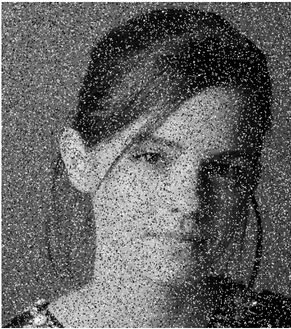
#> input picture saved_results/question8_input.png, 291 x 329 px, shrunk from 588 x 666 before the run
$ python question8_denoise_salt_pepper.py -i ../saved_results/question8_input.png
#> lines starting #> are read from the running program, lines starting #| are printed output that depends on the picture; long printed decimals are rounded
import cv2
import numpy as np
from pathlib import Path
from PIL import Image

try:
    import fitz
except ImportError:
    fitz = None


def extract_figure4_from_pdf(pdf_path: Path, out_path: Path) -> bool:
    if fitz is None:
        return False
    doc = fitz.open(str(pdf_path))
    # Search all pages for the label "Figure 4"
    for page_index, page in enumerate(doc):
        rects = page.search_for('Figure 4')
        if not rects:
            rects = page.search_for('Figure4')
        if rects:
            rect = rects[0]
            margin = fitz.Rect(-50, -300, 50, 50)
            clip = rect + margin
            pix = page.get_pixmap(matrix=fitz.Matrix(3, 3), clip=clip)
            pix.save(str(out_path))
            return True
    # fallback: render page 4 entirely
    if len(doc) >= 4:
        page = doc[3]
        pix = page.get_pixmap(matrix=fitz.Matrix(2, 2))
        pix.save(str(out_path))
        return True
    return False


def load_noisy_image(root: Path, filename: str | None = None) -> np.ndarray:
#> called with filename = '../saved_results/question8_input.png'
    candidates = []
    if filename:
        candidates.append(root / filename)
    candidates.extend([
        root / 'question8_input.png',
        root.parent / 'saved_results' / 'question8_input.png',
        root / 'page3_fig4_crop_auto2.png',
        root / 'page3_fig4_crop.png',
        root / 'page4_render.png',
    ])
    for candidate in candidates:
        if candidate.exists():
            image = cv2.imread(str(candidate), cv2.IMREAD_GRAYSCALE)
#> image is the input picture: shape (329, 291); min 0, max 255, mean 100
            if image is not None:
                return image
    pdf_path = root / 'it5437_2026_assignment_01.pdf'
    if pdf_path.exists() and fitz is not None:
        if extract_figure4_from_pdf(pdf_path, root / 'question8_input.png'):
            return cv2.imread(str(root / 'question8_input.png'), cv2.IMREAD_GRAYSCALE)
    filename_msg = f' or {filename}' if filename else ''
    raise FileNotFoundError(f'Cannot find Figure 4 input image{filename_msg}. Place the salt-and-pepper image as question8_input.png in the assignment folder.')


def apply_gaussian_smoothing(image: np.ndarray, ksize: int = 5, sigma: float = 1.0) -> np.ndarray:
#> called with ksize = 5, sigma = 1
    return cv2.GaussianBlur(image, (ksize, ksize), sigmaX=sigma)
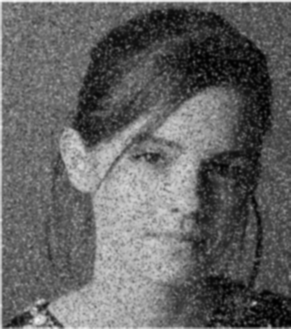
#> returned value: shape (329, 291); min 0, max 248, mean 99.7


def apply_median_filter(image: np.ndarray, ksize: int = 5) -> np.ndarray:
#> called with ksize = 5
    return cv2.medianBlur(image, ksize)
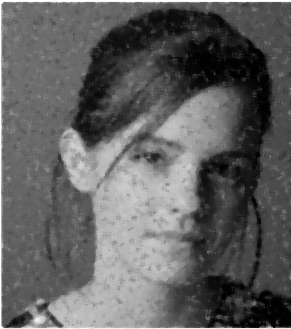
#> returned value: shape (329, 291); min 0, max 255, mean 96.6


def save_comparison(original: np.ndarray, gaussian: np.ndarray, median: np.ndarray, path: Path) -> None:
    h, w = original.shape
#> h = 329; w = 291
    canvas = np.zeros((h, w * 3), dtype=np.uint8)
    canvas[:, 0:w] = original
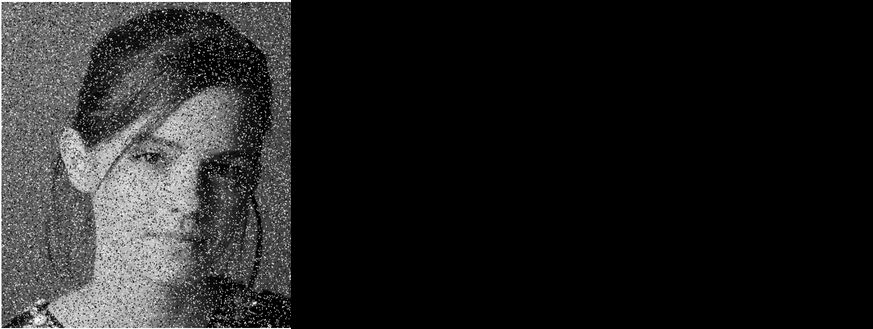
#> canvas: shape (329, 873); min 0, max 255, mean 33.3
    canvas[:, w:2*w] = gaussian
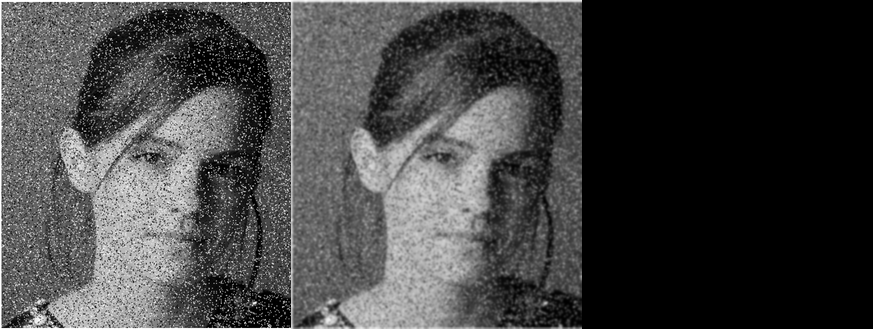
#> canvas: shape (329, 873); min 0, max 255, mean 66.6
    canvas[:, 2*w:3*w] = median
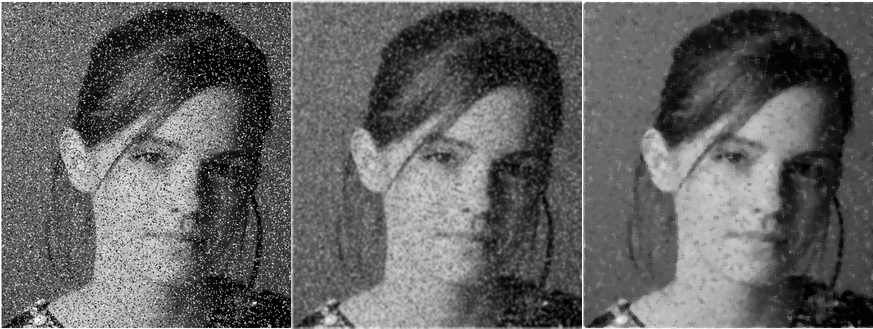
#> canvas: shape (329, 873); min 0, max 255, mean 98.8
    canvas = cv2.putText(canvas.copy(), 'Original', (10, 30), cv2.FONT_HERSHEY_SIMPLEX, 0.9, 255, 2)
    canvas = cv2.putText(canvas, 'Gaussian', (w + 10, 30), cv2.FONT_HERSHEY_SIMPLEX, 0.9, 255, 2)
    canvas = cv2.putText(canvas, 'Median', (2*w + 10, 30), cv2.FONT_HERSHEY_SIMPLEX, 0.9, 255, 2)
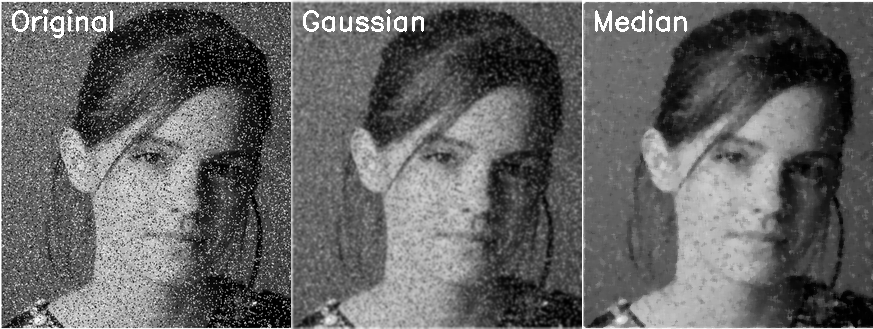
#> canvas: shape (329, 873); min 0, max 255, mean 100
    cv2.imwrite(str(path), canvas)


def main() -> None:
    import argparse

    parser = argparse.ArgumentParser(description='Denoise salt-and-pepper image using Gaussian and median filters.')
    parser.add_argument('--input', '-i', type=str, default=None, help='Input noisy image filename in the assignment folder')
    args = parser.parse_args()

    root = Path(__file__).resolve().parent
    noisy = load_noisy_image(root, args.input)
    gaussian = apply_gaussian_smoothing(noisy, ksize=5, sigma=1.0)
    median = apply_median_filter(noisy, ksize=5)

    output_dir = root.parent / 'saved_results'
    output_dir.mkdir(exist_ok=True)

    cv2.imwrite(str(output_dir / 'question8_original.png'), noisy)
    cv2.imwrite(str(output_dir / 'question8_gaussian.png'), gaussian)
    cv2.imwrite(str(output_dir / 'question8_median.png'), median)
    save_comparison(noisy, gaussian, median, output_dir / 'question8_comparison.png')

    print(f'Saved results to {output_dir}')

    import matplotlib.pyplot as plt
    f = noisy
    g_median = median

    fig, ax = plt.subplots(1, 2, figsize=(12, 5))
    ax[0].imshow(f, cmap='gray', vmin=0, vmax=255)
    ax[0].set_title('Corrupted Image (Salt & Pepper)')
    ax[0].axis('off')
    ax[1].imshow(g_median, cmap='gray', vmin=0, vmax=255)
    ax[1].set_title('Median Filtering (5×5)')
    ax[1].axis('off')
    plt.tight_layout()

    # Save the figure as well for record
    fig.savefig(output_dir / 'question8_matplotlib_comparison.png')
    print(f'Saved: {output_dir / "question8_matplotlib_comparison.png"}')

    # plt.show() # Commented out for automated environment, use fig.savefig instead

    # Print some statistics
    print('Original stats:', noisy.min(), noisy.max(), noisy.mean(), noisy.std())
#| Original stats: 0 255 99.970 58.136
    print('Gaussian stats:', gaussian.min(), gaussian.max(), gaussian.mean(), gaussian.std())
#| Gaussian stats: 0 248 99.721 48.274
    print('Median stats:', median.min(), median.max(), median.mean(), median.std())
#| Median stats: 0 255 96.599 54.692


if __name__ == '__main__':
    main()
